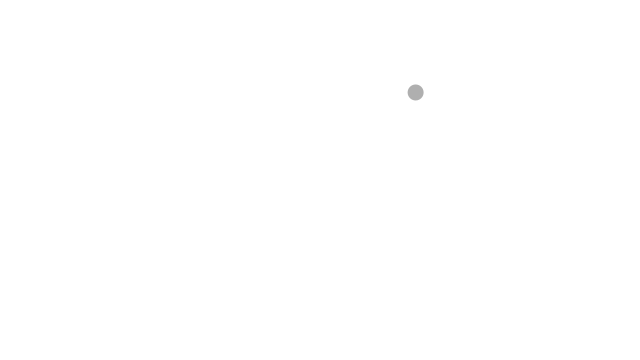
Frame 1 (no input)
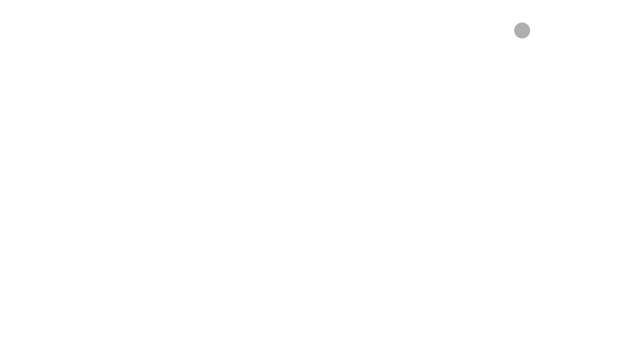
Frame 60 (the mouse pressed at the canvas centre just before this capture)
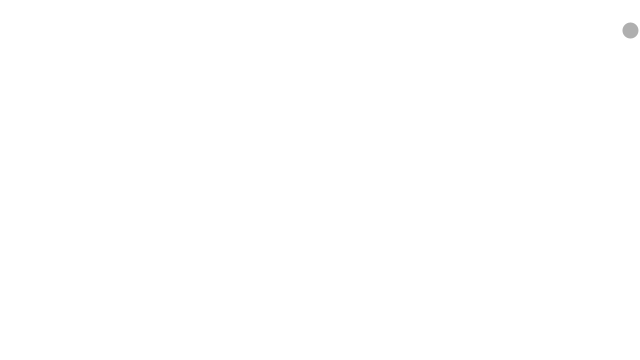
Frame 120 (the mouse held since frame 60 and released just before this capture)

The Processing sketch that drew these frames (run headless with seeded random() and noise(); from frame 60 on, the mouse is pressed at the canvas centre):

// Processing sketch: karatu_bouncing_ball_vector
// ── karatu_bouncing_ball_vector.pde
Mover mover;
void setup(){
size(640,360);
background(255);
mover = new Mover();
}

void draw(){
background(255);
mover.update();
mover.checkEdges();
mover.display();
}

// ── mover.pde
class Mover{
  PVector location;
  PVector velocity;
  
   //Mover m = new Mover();
  //constructor for the mover class
  Mover(){
    location = new PVector(random(width), random(height));
    velocity = new PVector(random(-2,2), random(-2,2));  
  }

  void update(){
  location.add(velocity);
  }
  
  void display(){
    noStroke();
    fill(175);
    ellipse(location.x,location.y,16,16);
  }
  
void checkEdges(){
  if((location.x > width) || (location.x < 0)){
  velocity.x = velocity.x*-1;
}
if((location.y>height) || (location.y<0)){
velocity.y = velocity.y*-1;
    }
  }
}
